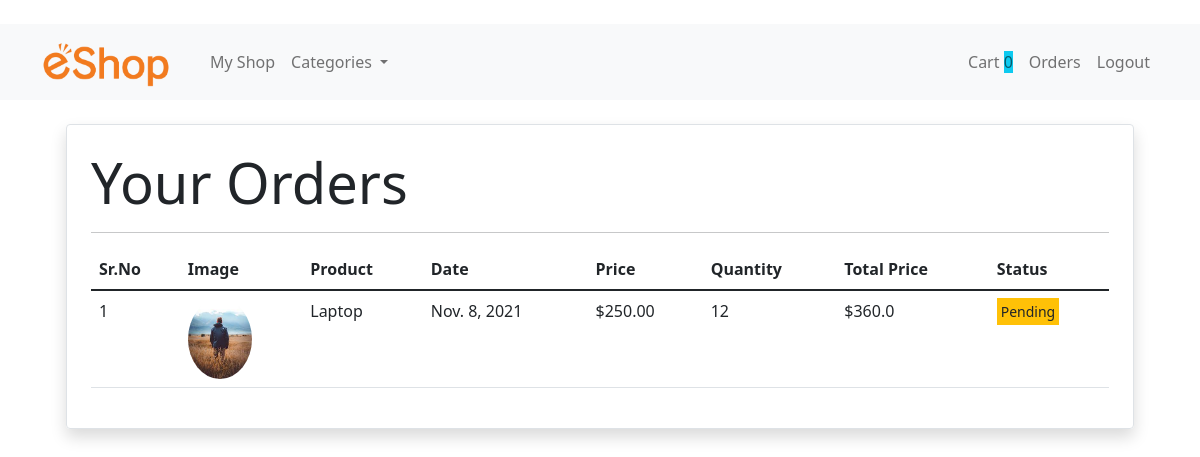
/order (signed in), run on the app's committed database.
### store/models.py (models this page shows, shortened)
class Order(models.Model):
    product = models.ForeignKey(Product,on_delete=CASCADE)
    customer = models.ForeignKey(Customer, related_name='customer', on_delete=CASCADE,default=1)
    quantity = models.IntegerField(default=1)
    address = models.CharField(max_length=50,default='',blank=True)
    phone = models.CharField(max_length=50,default='',blank=True)
    price = models.IntegerField(max_length=50)
    date = models.DateField(default=datetime.datetime.today)
    status = models.BooleanField(default=False)
    @staticmethod
    def get_orders_by_customer_id(customer_id):
        return Order.objects.filter(customer = customer_id).order_by('-date')

class Product(models.Model):
    title = models.CharField(max_length=50)
    description = models.CharField(max_length=100)
    category = models.ForeignKey(Category, related_name='category', on_delete=CASCADE,default=1)
    stock = models.PositiveIntegerField(default=0)
    price = models.DecimalField(default=0.0,max_digits=6,decimal_places=2)
    discount = models.PositiveIntegerField(default=0)
    image = models.ImageField(upload_to='uploads/product/')

### store/middleware/auth.py (the view)
    def middleware(request):
        returnUrl = request.META['PATH_INFO']
        if not request.session.get('customer'):
            return redirect(f'login?return_url={returnUrl}')
        response = get_response(request)
        return response

### store/templatetags/custom_filter.py (called while the page is built)
@register.filter(name='currency')
def currency(number):
    return "$"+ str(number)

@register.filter(name='multiply')
def multiply(number, number1):
    return float(number * number1)

### store/views.py (called while the page is built)
    def get(self, request):
        customer = request.session.get('customer')
        orders = Order.get_orders_by_customer_id(customer)
        print(orders)
        return render(request, 'order.html', {'orders':orders})

### store/templates/order.html (shortened to what this page needs)
{% extends 'base.html' %}
{% block content %}
{% load cart %}
{% load custom_filter %}
{% include 'navbar.html' %}
<div class="container ">
    <div class="border rounded p-4 m-4 shadow">
        <p class="display-4 pl-4 ml-4">Your Orders</p>
        <hr>
        <table class="table">
            <thead>
                <tr>
                    <th>Sr.No</th>
                    <th>Image</th>
                    <th>Product</th>
                    <th>Date</th>
                    <th>Price</th>
                    <th>Quantity</th>
                    <th>Total Price</th>
                    <th>Status</th>
                </tr>
            </thead>
            <tbody>
                {% for order in orders %}
                <tr>
                    <td>{{forloop.counter}}</td>
                    <td><img style="height:80px" class="rounded-circle" src="{{order.product.image.url}}" alt=""></td>
                    <td>{{order.product.title}}</td>
                    <td>{{order.date}}</td>
                    <td>{{order.product.price|currency}}</td>
                    <td>{{order.quantity}}</td>
                    <td>{{order.quantity|multiply:order.price|currency}}</td>
                    {% if order.status %}
                    <td><small class="bg-success p-1 text-white">Completed</small></td>
                    {% else %}
                    <td><small class="bg-warning p-1">Pending</small></td>
                    {% endif %}
                </tr>
                {% endfor %}
            </tbody>
        </table>
    </div>
</div>
{% endblock content %}

### store/templates/base.html (style rules this page uses)
body { background-color: white; }

### data on the page
Order: product.image (picture), product "Laptop", date "Nov. 8, 2021", product.price "$250.00", quantity "12", quantity|multiply "$360.0", status "Pending"

### other printed values
{{ request.session.cart.keys|length }} "0"
